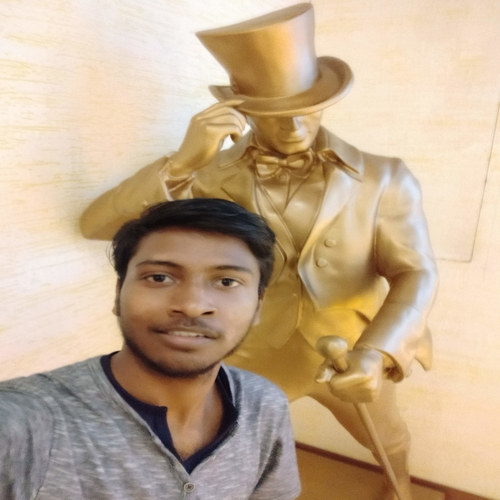
#> input picture Basic/pic.jpg, 500 x 500 px
$ python basic.py
#> lines starting #> are read from the running program, lines starting #| are printed output that depends on the picture; after the words box and inside, x2 and y2 are one past the last pixel; in counts of white or black regions, pixels touching at a corner belong together
import cv2
import imutils

#Loading Image and accessing shape of image and pixels.
image = cv2.imread("pic.jpg")
#> image is the input picture: shape (500, 500, 3); mean B, G, R 144.9, 172.4, 195.6
(h,w,d) = image.shape
#> h = 500; w = 500; d = 3
print("Height is {}, Width is {} and Depth is {}".format(h,w,d))
#| Height is 500, Width is 500 and Depth is 3
(b,g,r)=image[250,250]
#> b = 42; g = 56; r = 75
print("R={}, G={}, B={} for pixel image[250,250]".format(r, g, b))
#| R=75, G=56, B=42 for pixel image[250,250]
cv2.imshow("Image",image);
cv2.waitKey(0)

#Extracting Region of Interest
roi = image[180:450,60:300]
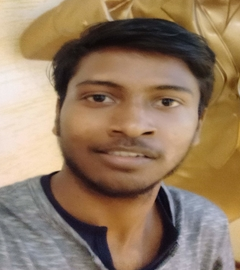
#> roi: shape (270, 240, 3); mean B, G, R 98.4, 123.5, 147.7
cv2.imshow("ROI", roi)
cv2.waitKey(0)

#Resizing Image without keeping Aspect Ratio - Fixed Resizing
resized = cv2.resize(image, (300,400))
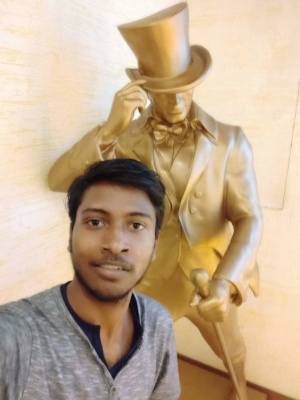
#> resized: shape (400, 300, 3); mean B, G, R 144.8, 172.4, 195.6
cv2.imshow("Fixed Resizing", resized)
cv2.waitKey(0)

#Resizing Image with keeping Aspect Ratio - Aspect Ratio Resizing
resized = imutils.resize(image, width=400)
#> resized: shape (400, 400, 3)
cv2.imshow("Aspect Ratio Resizing using Imutils Resize", resized)
cv2.waitKey(0)

# Rotating image 30 degrees clockwise using OpenCV by first
# computing the image center, then constructing the rotation matrix,
# and then finally applying the affine warp
center = (w//2,h//2)
#> center = (250, 250)
mat = cv2.getRotationMatrix2D(center, -30, 1.0)
rotated = cv2.warpAffine(image, mat, (w, h))
cv2.imshow("OpenCV Rotation", rotated)
cv2.waitKey(0)

# Normal rotation about centre using imutils with less code
rotated = imutils.rotate(image, -30)
cv2.imshow("Imutils Rotation", rotated)
cv2.waitKey(0)

# OpenCV doesn't "care" if our rotated image is clipped after rotation
# so we can instead use another imutils convenience function to help
# us out
rotated = imutils.rotate_bound(image, 30)
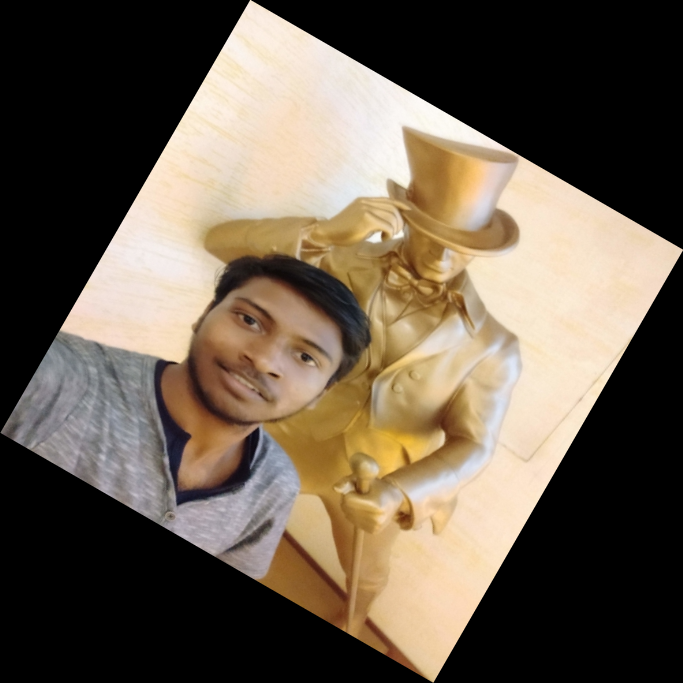
#> rotated: shape (683, 683, 3); mean B, G, R 77.6, 92.4, 104.9
cv2.imshow("Imutils Bound Rotation", rotated)
cv2.waitKey(0)

# Applying a Gaussian blur with a 11x11 kernel to the image to smooth it,
# useful when reducing high frequency noise
blurred = cv2.GaussianBlur(image, (11,11), 0)
cv2.imshow("Blurred", blurred)
cv2.waitKey(0)

# Drawing a 3px thick red rectangle surrounding the face
rect = image.copy()
cv2.rectangle(rect, (90, 190),(280,400), (0, 0, 255), 3)
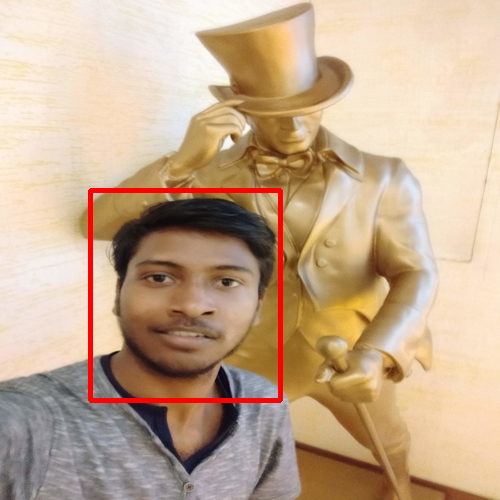
#> rect: shape (500, 500, 3); 1.6% of pixels changed, all inside (x1, y1, x2, y2) = (88, 188, 283, 403)
cv2.imshow("Rectangle", rect)
cv2.waitKey(0)

# Drawing a blue 30px (filled in) circle on the centre of image
cir = image.copy()
cv2.circle(cir,(w//2,h//2),30,(255,0,0),-1)
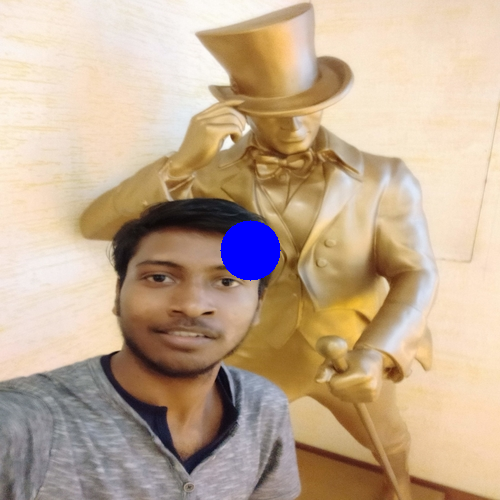
#> cir: shape (500, 500, 3); 1.13% of pixels changed, all inside (x1, y1, x2, y2) = (220, 220, 281, 281)
cv2.imshow("Circle",cir)
cv2.waitKey(0)

# Drawing a 5px thick white line from x=60,y=20 to x=400,y=200
ln = image.copy()
cv2.line(ln, (25, 78), (400, 450), (0, 0, 0), 5)
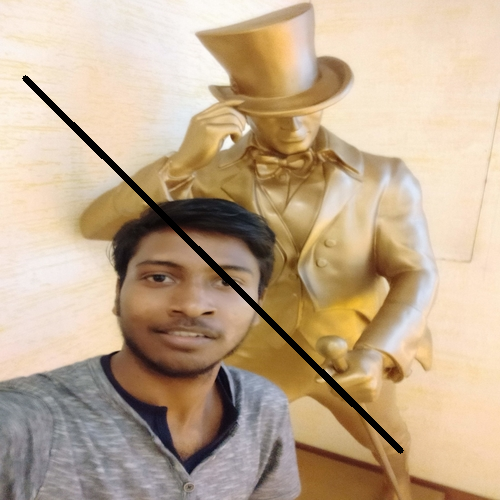
#> ln: shape (500, 500, 3); 1.4% of pixels changed, all inside (x1, y1, x2, y2) = (22, 75, 404, 454)
cv2.imshow("Line", ln)
cv2.waitKey(0)

# Drawing text on the image
txt = image.copy()
cv2.putText(txt, "Computer Vision", (0, 50),
	cv2.FONT_HERSHEY_SIMPLEX, 1.7, (0, 0, 125), 2)
cv2.putText(txt, "Basics", (100, 100),
	cv2.FONT_HERSHEY_SIMPLEX, 1.7, (0, 0, 125), 2)
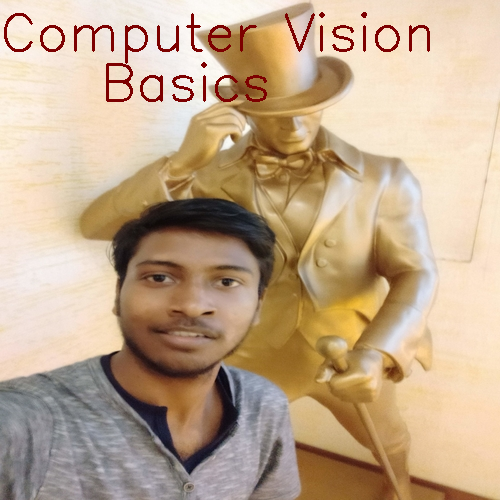
#> txt: shape (500, 500, 3); mean B, G, R 141.6, 168.8, 193.8
cv2.imshow("Text", txt)
cv2.waitKey(0)
